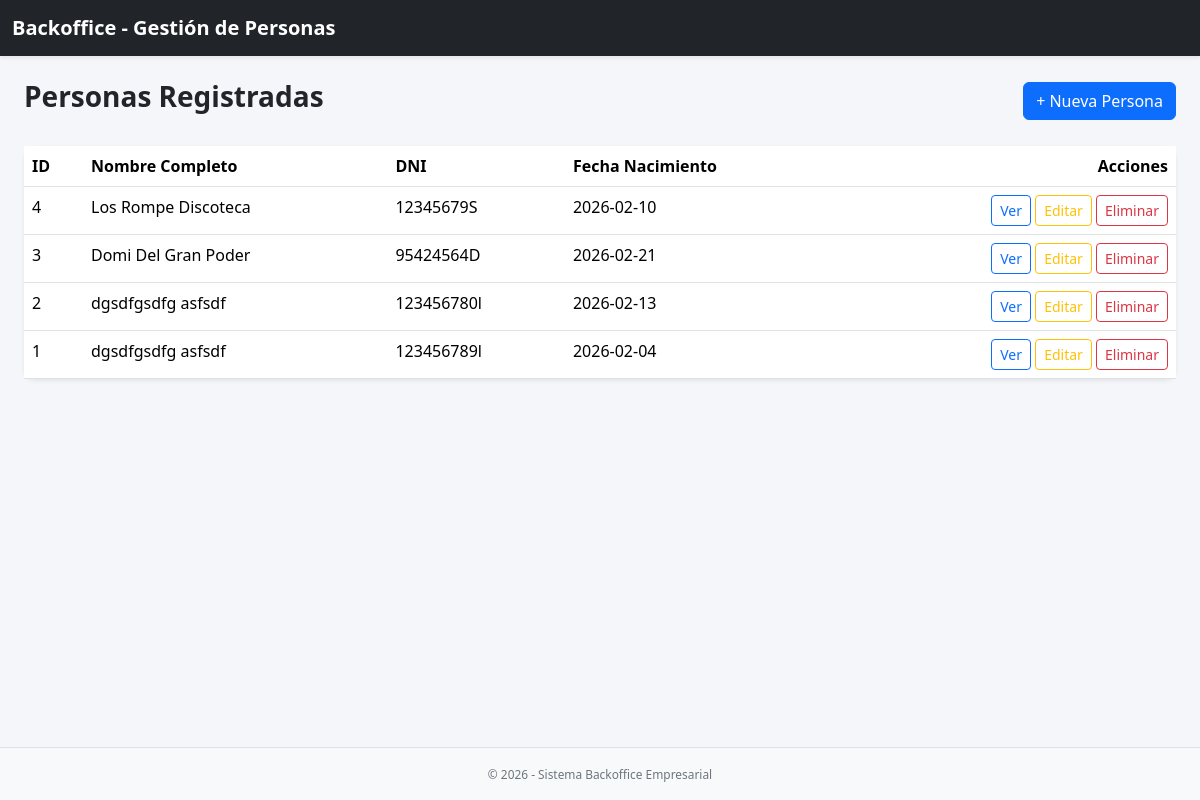
The page / on the database its author committed.
### tables this page shows
CREATE TABLE personas (
    id INTEGER PRIMARY KEY AUTOINCREMENT,
    nombre TEXT NOT NULL,
    apellido1 TEXT NOT NULL,
    apellido2 TEXT,
    dni TEXT UNIQUE NOT NULL,
    fecha_nacimiento TEXT,
    foto TEXT);

### 10_personas_pro/app.py (the view)
@app.route("/")
def index():
    conn = get_connection()
    personas = conn.execute("SELECT * FROM personas ORDER BY id DESC").fetchall()
    conn.close()
    return render_template("index.html", personas=personas)

### 10_personas_pro/app.py (called while the page is built)
def get_connection():
    conn = sqlite3.connect(DATABASE)
    conn.row_factory = sqlite3.Row
    return conn

### 10_personas_pro/templates/index.html
{% extends "base.html" %}
{% block content %}
<div class="d-flex justify-content-between align-items-center mb-4">
    <h3 class="fw-semibold">Personas Registradas</h3>
    <a href="{{ url_for('crear') }}" class="btn btn-primary">
        + Nueva Persona
    </a>
</div>
<div class="card shadow-sm">
    <div class="card-body p-0">
        <table class="table table-hover mb-0">
            <thead>
                <tr>
                    <th>ID</th>
                    <th>Nombre Completo</th>
                    <th>DNI</th>
                    <th>Fecha Nacimiento</th>
                    <th class="text-end">Acciones</th>
                </tr>
            </thead>
            <tbody>
                {% for p in personas %}
                <tr>
                    <td>{{ p.id }}</td>
                    <td>{{ p.nombre }} {{ p.apellido1 }}</td>
                    <td>{{ p.dni }}</td>
                    <td>{{ p.fecha_nacimiento }}</td>
                    <td class="text-end">
                        <a href="{{ url_for('detalle', id=p.id) }}" class="btn btn-sm btn-outline-primary">Ver</a>
                        <a href="{{ url_for('editar', id=p.id) }}" class="btn btn-sm btn-outline-warning">Editar</a>
                        <a href="{{ url_for('eliminar', id=p.id) }}" class="btn btn-sm btn-outline-danger"
                           onclick="return confirm('¿Eliminar registro?')">Eliminar</a>
                    </td>
                </tr>
                {% endfor %}
            </tbody>
        </table>
    </div>
</div>
{% endblock %}

### 10_personas_pro/templates/base.html (shortened to what this page needs)
<!DOCTYPE html>
<html lang="es">
<head>
    <link href="https://cdn.jsdelivr.net/npm/bootstrap@5.3.2/dist/css/bootstrap.min.css" rel="stylesheet">
    <link rel="stylesheet" href="{{ url_for('static', filename='styles.css') }}">
</head>
<body class="d-flex flex-column min-vh-100">
<nav class="navbar navbar-dark bg-dark shadow-sm">
    <div class="container-fluid">
        <a class="navbar-brand fw-semibold" href="{{ url_for('index') }}">
            Backoffice - Gestión de Personas
        </a>
    </div>
</nav>
<main class="container-fluid px-4 py-4 flex-fill">
    {% block content %}{% endblock %}
</main>
<footer class="bg-light text-center py-3 border-top">
    <small>© 2026 - Sistema Backoffice Empresarial</small>
</footer>
</body>
</html>

### 10_personas_pro/static/styles.css (style rules this page uses)
html, body { height: 100%; }
body { font-family: "Segoe UI", sans-serif; background-color: #f4f6f9; }
.card { border-radius: 12px; border: none; }
.table thead { background-color: #f8f9fa; font-weight: 600; }
.navbar { font-size: 1rem; }
footer { font-size: 0.85rem; color: #6c757d; }

### rows shown on the page
personas: id "4", nombre "Los Rompe", apellido1 "Discoteca", dni "12345679S", fecha_nacimiento "2026-02-10"
personas: id "3", nombre "Domi", apellido1 "Del Gran Poder", dni "95424564D", fecha_nacimiento "2026-02-21"
personas: id "2", nombre "dgsdfgsdfg", apellido1 "asfsdf", dni "123456780l", fecha_nacimiento "2026-02-13"
personas: id "1", nombre "dgsdfgsdfg", apellido1 "asfsdf", dni "123456789l", fecha_nacimiento "2026-02-04"
